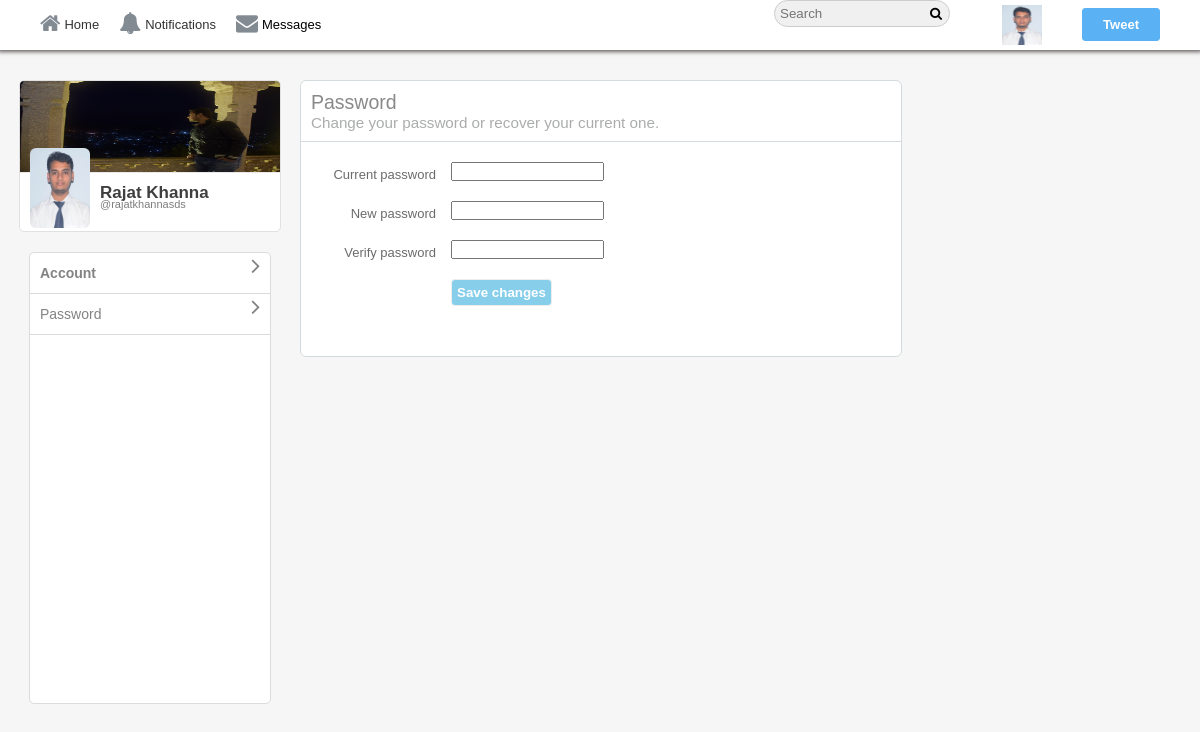
The app's page /SayIt/password.php (signed in) with its own data.
### tables this page shows
CREATE TABLE `users` (
  `user_id` int(11) NOT NULL,
  `username` varchar(40) NOT NULL,
  `email` varchar(255) NOT NULL,
  `password` varchar(32) NOT NULL,
  `screenName` varchar(40) NOT NULL,
  `profileImage` varchar(255) NOT NULL,
  `profileCover` varchar(255) NOT NULL,
  `following` int(11) NOT NULL,
  `followers` int(11) NOT NULL,
  `bio` varchar(140) NOT NULL,
  `country` varchar(255) NOT NULL,
  `website` varchar(255) NOT NULL
);

### SayIt/core/init.php (called while the page is built, shortened)
<?php
	include 'database/connection.php';
	include 'classes/user.php';
 	global $pdo;
  	$getFromU = new User($pdo);
 ?>

### SayIt/core/classes/user.php (called while the page is built, shortened)
<?php
class User{
	protected $pdo;
 	public function __construct($pdo){
	    $this->pdo = $pdo;
	}
	public function userData($user_id){
		$stmt = $this->pdo->prepare('SELECT * FROM `users` WHERE `user_id` = :user_id');
		$stmt->bindParam(':user_id', $user_id, PDO::PARAM_INT);
		$stmt->execute();
		return $stmt->fetch(PDO::FETCH_OBJ);
	}
}
?>

### SayIt/password.php (the view, shortened to what this page needs)
<?php
	include 'core/init.php';
	$user_id = $_SESSION['user_id'];
	$user    = $getFromU->userData($user_id);
?>
<html>
	<head>
		<link rel="stylesheet" href="https://cdnjs.cloudflare.com/ajax/libs/font-awesome/4.6.3/css/font-awesome.css"/>
		<link rel="stylesheet" href="<?php echo BASE_URL;?>assets/css/style-complete.css"/>
    	</head>
<body>
<div class="wrapper">
<div class="header-wrapper">
	<div class="nav-container">
	  <div class="nav">
		<div class="nav-left">
			<ul>
				<li><a href="<?php echo BASE_URL;?>"><i class="fa fa-home" aria-hidden="true"></i>Home</a></li>
				<li><a href="<?php echo BASE_URL;?>i/notifications"><i class="fa fa-bell" aria-hidden="true"></i>Notifications<span id="notificaiton"></span></a></li>
				<li id="messagePopup"><i class="fa fa-envelope" aria-hidden="true"></i>Messages<span id="messages"></span></li>
			</ul>
		</div>
		<div class="nav-right">
			<ul>
				<li><input type="text" placeholder="Search" class="search"/><i class="fa fa-search" aria-hidden="true"></i>
				</li>
 				<li class="hover"><label class="drop-label" for="drop-wrap1"><img src="<?php echo BASE_URL.$user->profileImage;?>"/></label>
				</li>
				<li><label class="addTweetBtn" for="pop-up-tweet">Tweet</label></li>
			</ul>
		</div>
	</div>
	</div>
</div>
<div class="container-wrap">
	<div class="lefter">
		<div class="inner-lefter">
			<div class="acc-info-wrap">
				<div class="acc-info-bg">
					<img src="<?php echo BASE_URL.$user->profileCover;?>"/>
				</div>
				<div class="acc-info-img">
					<img src="<?php echo BASE_URL.$user->profileImage;?>"/>
				</div>
				<div class="acc-info-name">
					<h3><?php echo $user->screenName;?></h3>
					<span><a href="#">@<?php echo $user->username;?></a></span>
				</div>
			</div>
			<div class="option-box">
				<ul>
					<li>
						<a href="<?php echo BASE_URL;?>settings/account" class="bold">
						<div>
							Account
							<span><i class="fa fa-angle-right" aria-hidden="true"></i></span>
						</div>
						</a>
					</li>
					<li>
						<a href="#">
						<div>
							Password
							<span><i class="fa fa-angle-right" aria-hidden="true"></i></span>
						</div>
						</a>
					</li>
				</ul>
			</div>
		</div>
	</div>
	<div class="righter">
		<div class="inner-righter">
			<div class="acc">
				<div class="acc-heading">
					<h2>Password</h2>
					<h3>Change your password or recover your current one.</h3>
				</div>
				<form method="POST">
				<div class="acc-content">
					<div class="acc-wrap">
						<div class="acc-left">
							Current password
						</div>
						<div class="acc-right">
							<input type="password" name="currentPwd"/>
						</div>
					</div>
					<div class="acc-wrap">
						<div class="acc-left">
							New password
						</div>
						<div class="acc-right">
							<input type="password" name="newPassword" />
						</div>
					</div>
					<div class="acc-wrap">
						<div class="acc-left">
							Verify password
						</div>
						<div class="acc-right">
							<input type="password" name="rePassword"/>
						</div>
					</div>
					<div class="acc-wrap">
						<div class="acc-right">
							<input type="Submit" name="submit" value="Save changes"/>
						</div>
						<div class="settings-error">
  						</div>
					</div>
				 </form>
				</div>
			</div>
		</div>
	</div>
</div>
</body>
</html>

### SayIt/assets/css/style-complete.css (style rules this page uses)
* { margin: 0px auto; padding: 0px; font-family: Helvetica; }
body { font-family: Helvetica; font-size: 13px; background: #f6f6f6; }
ul { list-style:none; }
.wrapper { width:100%; }
.header-wrapper { width:100%; background:white; position: fixed; top:0; z-index: 10000; }
.nav-container { width:95%; margin:0px auto; }
.nav { width:100%; height:50px; }
.nav ul li { line-height: 50px; float:left; margin-right: 0px; padding: 0px 10px; cursor:pointer; transition: all 200ms ease-in-out; }
.nav ul li a { color:#333; text-decoration:none; }
.nav-left { width:50%; float:left; }
.nav-right { width:50%; float:right; }
.nav-right ul { float:right; }
.nav .nav-left ul li i { margin-right: 4px; color: #828a92; font-size: 22px; position: relative; top: 2px; }
.drop-label { background: none !important; border: none !important; }
.nav-right { height: 50px; }
.nav .nav-right ul li img { width: 40px; margin-top: 5px; height:40px; }
.nav .nav-right ul li input[type="text"] { padding: 5px 20px 5px 5px; border: 1px solid #ccc; background: #f0f0f0; border-radius: 15px; }
.nav .nav-right ul li label { background: #5ab2f5; border: 1px solid #5ab2f5; padding: 8px 20px; border-radius: 4px; color: #fff; font-weight: 600; -webkit-user-select: none; -moz-user-select:none; user-select: none; cursor:pointer; }
.nav .nav-right ul li .fa { left: -20px; position: relative; }
label { cursor: pointer; }
.header-wrapper { box-shadow: 0px 0px 4px 2px #6c6565; }
.container-wrap { width: 100%; margin-top: 80px; }
.acc-heading { border-bottom: 1px solid #d4dbde; padding: 10px; }
.acc-heading h3 { color: #abacad; font-weight: normal; }
.acc-heading h2 { color: #898989; font-weight: normal; }
.settings-error { width: 100%; overflow: hidden; color: #919295; text-align: center; margin-top: 10px; padding: 10px 0px; }
.lefter { width: 25%; float: left; }
.righter { width: 69%; float: left; }
.inner-righter { width: 600px; background: #fff; border: 1px solid #d4dbde; border-radius: 6px; float: left; }
.acc-left { float: left; margin: 5px 15px; width: 20%; color: #6b6b6c; text-align: right; }
.acc-right { width: 100%; }
.acc-wrap { margin: 20px 0px; }
.acc-right input[type="submit"] { color: #fff; background: skyblue; border: 1px solid #ededed; padding: 5px; border-radius: 4px; font-weight: bold; cursor:pointer; }
.acc-info-wrap { width: 260px; background: #fff; height: 150px; border: 1px solid #e1e1e1; border-radius: 5px; overflow: hidden; cursor: pointer; }
.acc-info-bg { border-bottom: 1px solid #e9e7e7; }
.acc-info-bg img { width: 100%; height: 91px; }
.acc-info-img { position: relative; bottom: 25px; left: 10px; float: left; }
.acc-info-img img { width: 60px; border-radius: 6px; }
.acc-info-name { position: relative; left: 20px; top: 10px; }
.acc-info-name h3 { font-size: 17px; color: #3F3F3F; }
.acc-info-name span { font-weight: normal; font-size: 11px; margin: 0px; position: relative; top: -5px; color: #7e7e7e; }
.acc-info-name span a { text-decoration:none; color: #7e7e7e; }
.option-box { margin-top: 20px; background: #fff; width: 80%; height: 450px; border: 1px solid #dbdbdb; border-radius: 5px; }
.option-box ul { list-style: none; }
.option-box ul li { line-height: 40px; font-size: 14px; border-bottom: 1px solid #dbdbdb; }
.option-box ul li a { text-decoration: none; color: #838383; display: block; padding-left: 10px; }
.option-box ul li span { float: right; margin: 0px 10px; font-size: 24px; font-weight: bolder; }
.bold { font-weight: bolder; color: #3e3e3e; }

### records on screen
users: profileImage (picture), profileCover (picture), screenName "Rajat Khanna", username "rajatkhannasds"
